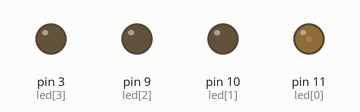
This sketch was run on a simulated Arduino Uno, built with avr-gcc and run on an emulated ATmega328P. Shown: output pins drawn as LEDs (lit = HIGH).

Above: at 0.05 s.
At 0.45 s:
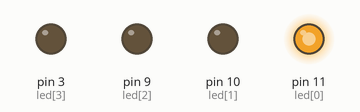
At 0.85 s:
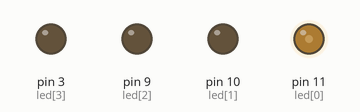
At 1.85 s:
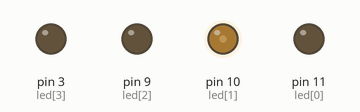
At 2.8 s:
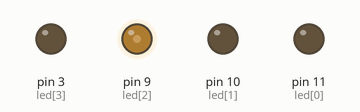
At 3.8 s:
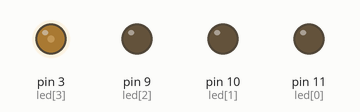
Timing chart, 0 to 9.0 s (numbered marks = the images above):
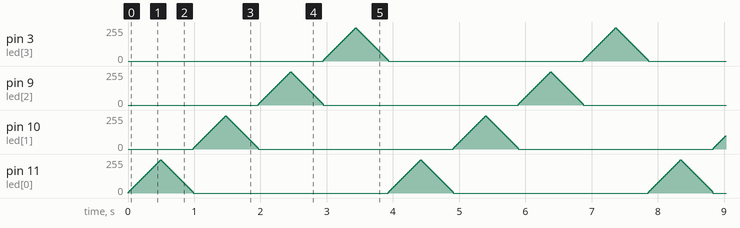

The sketch:

2-54-1.ino
```cpp
const int led[] ={11,10,9,3}; //LED 連接至PWM 信號輸出接腳。(3在最左邊)
int brightness=0; //LED 亮度。
int lighten=5; //LED 亮度變化量。
int ledNums=0; //作用中的LED。
int direct=0; //LED 漸亮或漸暗變化方向。

void setup() {
  // put your setup code here, to run once:

}
void loop()
{
 while(1) //重覆變化。
 {
 if(direct==0) //LED 由暗逐漸變亮?
 {
 brightness=brightness+lighten; //LED 漸亮。
 if(brightness>=250) //已至最亮?
 direct=1; //改變為由亮逐漸變暗。
 }
 else //LED 由亮逐漸變暗。
 {
 brightness=brightness-lighten; //LED 漸暗。
 if(brightness<=5) //已至最暗?
 {
 analogWrite(led[ledNums],0); //關閉LED。
direct=0; //改變為由暗逐漸變亮。
 ledNums++; //下一個LED。
 if(ledNums>3) //led 已右移至最右方?
 ledNums=0; //重新設定第一個LED。
 }
 }
 analogWrite(led[ledNums],brightness);//改變LED亮度。
 delay(10); //延遲10ms。
}
}
```
